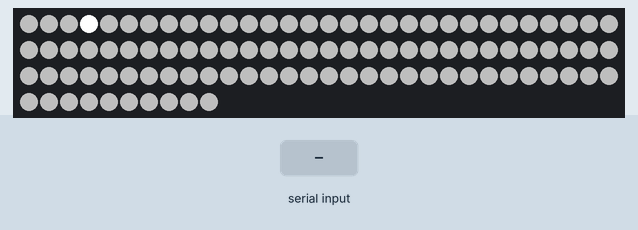
Simulated run of this sketch. Board: Arduino Uno, built with avr-gcc and run on an emulated ATmega328P. Shown: 100 RGB LEDs in strip order, left to right, continuing on the next row. The inputs (shaded band) are chosen by the test bench. Dim RGB values are drawn brighter than linear; the strip is taken to match the declared colour order; random numbers use the default seed unless the sketch sets one; no radio packets arrive unless stated; what the sketch prints to the serial monitor is not drawn.

Above: at 1.2 s.
1.3 s: "a" received over Serial
At 1.74 s:
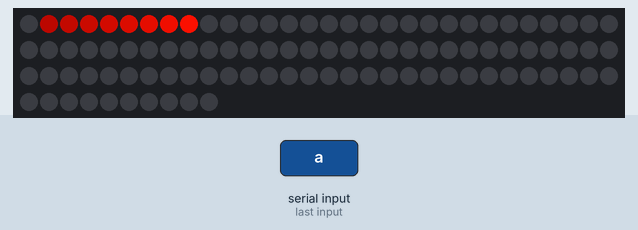
4.0 s: "b" received over Serial
At 4.62 s:
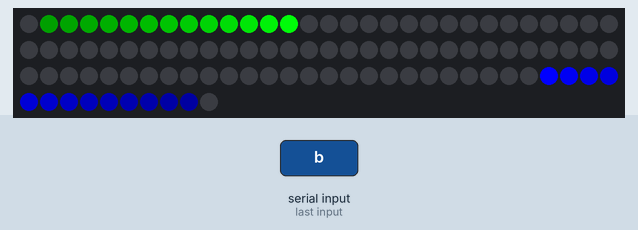
6.5 s: "b" received over Serial
At 7.47 s:
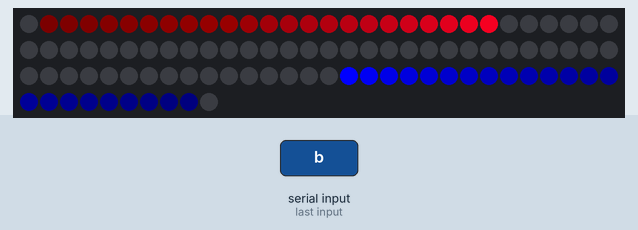
9.1 s: "c" received over Serial
At 9.72 s:
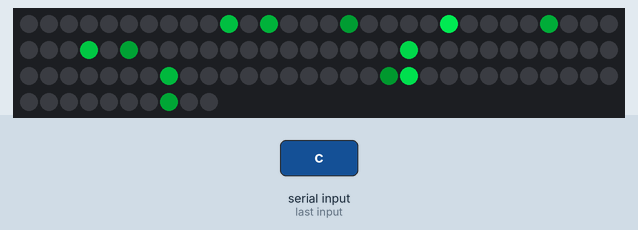
Timing chart, 0 to 12.1 s (numbered marks = the images above; inputs shaded):
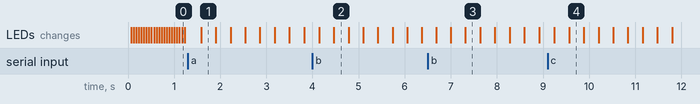

The sketch:

JoyGen_Animation_Test.ino
```cpp
// (licence header left out)
#include <SPI.h>
#include "RF24.h"
#include <Adafruit_NeoPixel.h>

#define VERSIONSTR "1.0"

#define PIN 6

#define IDLETIMEOUT 30000L

#define IDLECOLOUR 0x505050
#define IDLESPARKLECOLOUR 0xffffff
#define IDLENEXTSPARKLETIME 50


byte ctrlAddr[][6] = { "1Ctrl", "2Ctrl" };
byte treeAddr[][6] = { "1Tree", "2Tree", "3Tree" };

bool radioNumber = 0;

RF24 radio(9, 10);
Adafruit_NeoPixel strip = Adafruit_NeoPixel(100, PIN, NEO_RGB + NEO_KHZ800);

uint8_t animationNumber = 0;
uint32_t param1 = 0;
uint32_t param2 = 0;
uint32_t param3 = 0;

bool prepared = false;
uint32_t lastInteractionTime = 0;
bool idle = false;


struct dataStruct
{
  char cmd;
  uint16_t value;
} myData;


uint8_t red(uint32_t c)
{
  return (c >> 16);
}


uint8_t green(uint32_t c)
{
  return (c >> 8);
}


uint8_t blue(uint32_t c)
{
  return (c);
}


uint32_t fadeOne(uint32_t c, float rate)
{
  uint16_t r, g, b;

  r = constrain(red(c) * rate, 0, 255);
  g = constrain(green(c) * rate, 0, 255);
  b = constrain(blue(c) * rate, 0, 255);

  return strip.Color(r, g, b);
}


void fadeAll(float rate)
{
  for (int i = 0; i < strip.numPixels(); i++)
  {
    strip.setPixelColor(i, fadeOne(strip.getPixelColor(i), rate));
  }
}


void prepareIdleAnimation()
{
  for (int i = 0; i < strip.numPixels(); i++)
  {
    strip.setPixelColor(i, IDLECOLOUR);
  }

  strip.show();
}


void idleAnimation()
{
  static uint32_t lastTime = 0;
  static uint8_t lastSparklePixel = 0;

  if (!prepared)
  {
    prepareIdleAnimation();
    prepared = true;
    lastTime = millis();
  }

  if ((millis() - lastTime) > IDLENEXTSPARKLETIME)
  {
    strip.setPixelColor(lastSparklePixel, IDLECOLOUR);
    lastSparklePixel = random(strip.numPixels());
    strip.setPixelColor(lastSparklePixel, IDLESPARKLECOLOUR);
    strip.show();
    lastTime = millis();
  }

}


// Animation 0: light chase
// Param A: colour
// Param B: speed

void prepareAnimation0()
{
  strip.clear();

  strip.show();
}


void animation0()
{
  static uint32_t lastTime = 0;
  static uint8_t lastPixel = 0;

  if (!prepared)
  {
    prepareAnimation0();
    prepared = true;
    lastTime = millis();
    lastPixel = 0;
  }

  if ((millis() - lastTime) > param2)
  {
    lastPixel = lastPixel + 1;
    if (lastPixel == strip.numPixels())
      lastPixel = 0;

    fadeAll(0.85);
    strip.setPixelColor(lastPixel, param1);
    strip.show();
    lastTime = millis();
  }
}


// Animation 1: dual light chase
// Param A: colour
// Param B: speed

void prepareAnimation1()
{
  strip.clear();

  strip.show();
}


void animation1()
{
  static uint32_t lastTime = 0;
  static uint8_t lastPixel = 0;

  if (!prepared)
  {
    prepareAnimation1();
    prepared = true;
    lastTime = millis();
    lastPixel = 0;
  }

  if ((millis() - lastTime) > param2)
  {
    lastPixel = lastPixel + 1;
    if (lastPixel == strip.numPixels())
      lastPixel = 0;

    fadeAll(0.85);
    strip.setPixelColor(lastPixel, param1);
    strip.setPixelColor(strip.numPixels() - lastPixel - 1, 0x0000ff);
    strip.show();
    lastTime = millis();
  }
}


// Animation 2: random pixels with fade
// Param A: colour
// Param B: speed

void prepareAnimation2()
{
  strip.clear();

  strip.show();
}


void animation2()
{
  static uint32_t lastTime = 0;
//  static uint8_t lastPixel = 0;

  if (!prepared)
  {
    prepareAnimation2();
    prepared = true;
    lastTime = millis();
//    lastPixel = 0;
  }

  if ((millis() - lastTime) > param2)
  {
    fadeAll(0.85);
    strip.setPixelColor(random(strip.numPixels()), param1);
    strip.show();
    lastTime = millis();
  }
}


void setIdleMode()
{
  idle = true;
  prepared = false;
}


void setActiveMode()
{
  idle = false;
  prepared = false;
  lastInteractionTime = millis();
}


// Input a value 0 to 255 to get a color value.
// The colours are a transition r - g - b - back to r.
uint32_t Wheel(byte WheelPos)
{
  WheelPos = 255 - WheelPos;
  if (WheelPos < 85)
  {
    return strip.Color(255 - WheelPos * 3, 0, WheelPos * 3);
  }
  if (WheelPos < 170)
  {
    WheelPos -= 85;
    return strip.Color(0, WheelPos * 3, 255 - WheelPos * 3);
  }
  WheelPos -= 170;
  return strip.Color(WheelPos * 3, 255 - WheelPos * 3, 0);
}


void setup()
{
  Serial.begin(115200);
  Serial.println(F("JoyGen -- Animation Test V" VERSIONSTR));

  strip.begin();
  strip.show(); // Initialize all pixels to 'off'

  radio.begin();

  radio.setPALevel(RF24_PA_MIN);

  radio.openWritingPipe(ctrlAddr[0]);
  radio.openReadingPipe(1, treeAddr[radioNumber]);

  radio.startListening();

  setIdleMode();
}


void loop()
{
  if (!idle && (millis() - lastInteractionTime) > IDLETIMEOUT)
  {
    setIdleMode();
  }

  if (idle)
  {
    idleAnimation();
  }
  else
  {
    switch (animationNumber)
    {
      case 0:
        animation0();
        break;
      case 1:
        animation1();
        break;
      case 2:
        animation2();
        break;
      default:
        break;
    }
  }


  if (Serial.available())
  {
    char c = Serial.read();

    switch (c)
    {
      case 'a':
        animationNumber = 0;
        param1 = Wheel(random(256));
        param2 = 20;
        setActiveMode();
        break;
      case 'b':
        animationNumber = 1;
        param1 = Wheel(random(256));
        param2 = 20;
        setActiveMode();
        break;
      case 'c':
        animationNumber = 2;
        param1 = Wheel(random(256));
        param2 = 20;
        setActiveMode();
        break;
    }
  }
/*
  if (radio.available())
  {
    int n = radio.available();

    while (radio.available())
    {
      radio.read(&myData, sizeof(myData));             // Get the payload
    }

    Serial.print(F("Got: "));
    Serial.print(myData.cmd);
    Serial.print(' ');
    Serial.println(myData.value);
    showPixel(myData.value);
  }
*/
}
```
